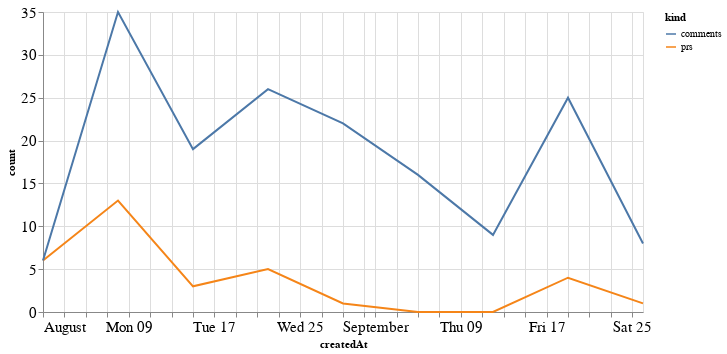

The code cell stored with this chart in its notebook:
### Code cell
alt.Chart(total_time, width=600).mark_line().encode(
    x='createdAt',
    y='count',
    color='kind'
)

### Figure 1 — Vega-Lite specification as saved in the notebook (floating-point values rounded to 4 significant figures)
{"config": {"axisLeft": {"labelFontSize": 15}, "axisBottom": {"labelFontSize": 15}}, "data": {"name": "data-7fe418e3887c710492c88ad70ec3d87e"}, "mark": "line", "encoding": {"color": {"type": "nominal", "field": "kind"}, "x": {"type": "temporal", "field": "createdAt"}, "y": {"type": "quantitative", "field": "count"}}, "width": 600, "$schema": "https://vega.github.io/schema/vega-lite/v4.8.1.json", "datasets": {"data-7fe418e3887c710492c88ad70ec3d87e": [{"createdAt": "2021-08-01T00:00:00", "kind": "prs", "count": 6}, {"createdAt": "2021-08-08T00:00:00", "kind": "prs", "count": 13}, {"createdAt": "2021-08-15T00:00:00", "kind": "prs", "count": 3}, {"createdAt": "2021-08-22T00:00:00", "kind": "prs", "count": 5}, {"createdAt": "2021-08-29T00:00:00", "kind": "prs", "count": 1}, {"createdAt": "2021-09-05T00:00:00", "kind": "prs", "count": 0}, {"createdAt": "2021-09-12T00:00:00", "kind": "prs", "count": 0}, {"createdAt": "2021-09-19T00:00:00", "kind": "prs", "count": 4}, {"createdAt": "2021-09-26T00:00:00", "kind": "prs", "count": 1}, {"createdAt": "2021-08-01T00:00:00", "kind": "comments", "count": 6}, {"createdAt": "2021-08-08T00:00:00", "kind": "comments", "count": 35}, {"createdAt": "2021-08-15T00:00:00", "kind": "comments", "count": 19}, {"createdAt": "2021-08-22T00:00:00", "kind": "comments", "count": 26}, {"createdAt": "2021-08-29T00:00:00", "kind": "comments", "count": 22}, {"createdAt": "2021-09-05T00:00:00", "kind": "comments", "count": 16}, {"createdAt": "2021-09-12T00:00:00", "kind": "comments", "count": 9}, {"createdAt": "2021-09-19T00:00:00", "kind": "comments", "count": 25}, {"createdAt": "2021-09-26T00:00:00", "kind": "comments", "count": 8}]}}
